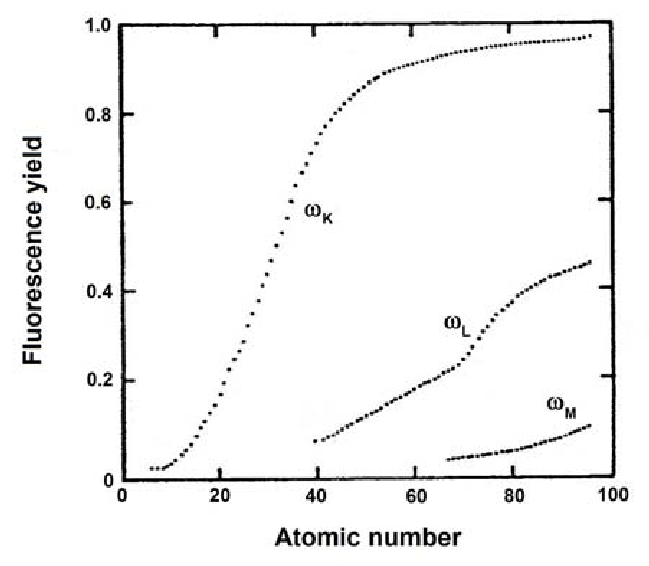
#> input picture Spectroscopy/images_SEM/fluorescenceYield3.png, 649 x 566 px, found by its file name
$ python CH4_12-Introduction_X_Rays.py
#> lines starting #> are read from the running program, lines starting #| are printed output that depends on the picture
#!/usr/bin/env python
# coding: utf-8

#
# ## Chapter 4 [Spectroscopy](CH4_00-Spectroscopy.ipynb)
#
#
# <hr style="height:1px;border-top:4px solid #FF8200" />
#
# # Introduction to X-Rays
#
#
# part of
#
# <font size = "5"> **[MSE672:  Introduction to Transmission Electron Microscopy](../_MSE672_Intro_TEM.ipynb)**</font>
#
# by Gerd Duscher, Spring 2023
#
# Microscopy Facilities<br>
# Institute of Advanced Materials & Manufacturing<br>
# Materials Science & Engineering<br>
# The University of Tennessee, Knoxville
#
# Background and methods to analysis and quantification of data acquired with transmission electron microscopes.
#

# ## Load relevant python packages
# ### Check Installed Packages

# In[1]:


import sys
from pkg_resources import get_distribution, DistributionNotFound

def test_package(package_name):
    """Test if package exists and returns version or -1"""
    try:
        version = get_distribution(package_name).version
    except (DistributionNotFound, ImportError) as err:
        version = '-1'
    return version

if test_package('pyTEMlib') < '0.2023.1.0':
    print('installing pyTEMlib')
    get_ipython().system('{sys.executable} -m pip install  --upgrade pyTEMlib -q')
print('done')


# ### Load the plotting and figure packages
# Import the python packages that we will use:
#
# Beside the basic numerical (numpy) and plotting (pylab of matplotlib) libraries,
# * three dimensional plotting
# and some libraries from the book
# * kinematic scattering library.

# In[2]:


get_ipython().run_line_magic('matplotlib', ' notebook')
import matplotlib.pyplot as plt
import numpy as np

__notebook__ = 'CH4_12-Introduction_X_Rays'
__notebook_version__ = '2023_01_22'


# ## Inelastic Scattering:
#
# When a high energy electron collides with matter there are several process going on:
#
# ![inelastic_scattering](./images/inelastic.jpg)
#

#

# In an SEM there are quite a few inelastic signals available:
# - Secondary electrons
# - X-Rays
# - Auger electrons
# - Light (photons in visible range)
#
# ## X-Rays
# Here we consider only X-Rays and Auger Electrons as those originate from competing processes:
# ![X-Ray_Auger](./images_SEM/X-Ray_Auger.jpg)
#
# The excited atom has two possibilities to return to the ground state:
#
# We consider the energy before and after the relaxation process.
# ### X-Ray branch
# The emitted photon has the energy of the energy gained in the relaxtion process. In the carbon atom case above, an electron from the 2p states relaxes to the *1s* state: from the L$_3$ to the K shell.
#
# The energy difference of a  photon is the $E_K$ - $E_L$, which is well in the X-ray range.
#
# *Please note that the transition from 2s to 1s is dipole forbidden and cannot occur.*
#
# ### Auger  branch
# The emitted electron leaves behind an atom with a closed K shell ($-E_K$) and looses two 2p electrons ($+2 E_L$. This energy will be transfered to the Auger electron as kinetic energy $ E_{kin} = E_K-2E_L$

# In[3]:


##
E_K = 284 # in eV
E_L = 7   # in eV

print(f'X-ray photon has the energy {E_K-E_L} eV')
print(f'Auger electron has the kinetic energy {E_K-2* E_L} eV')


# ## Fluorescent Yield
#
# The Auger and X-ray branches are not equally probable. In the carbon atom characteristic X-ray emission occurs at about 26% of the K-shell ionization.
#
# The fraction that of the ionization that *yields* photons is called **fluorescent yield** $\omega$.
#
# The fluorescent yield is strongly dependent on the atomic number [E.A. Preoteasa et al. 2012 – ISBN 978-1-61470-208-5]:
#
# ![fluorescentYield](./images_SEM/fluorescenceYield3.png)
#
# The fluorescent yield follows approximatively an equation  of the form:
#
# $$ \omega = \frac{Z^4}{\alpha+Z^4} $$
# with
# - $Z$: atomic number
# - $\alpha$: constant about 10$^6$ for K lines

# In[4]:


Z =  np.linspace(1,100,100)

alpha_K = 1e6
alpha_L = 6.5e7
alpha_M = 8*1e8#2.2e10
omega_K = Z**4/(alpha_K+Z**4)
omega_L = Z**4/(alpha_L+Z**4)
omega_M = Z**4/(alpha_M+Z**4)

plt.figure()
plt.plot(Z,omega_K, label='K')
plt.plot(Z,omega_L, label='L')
plt.plot(Z,omega_M, label='M')
plt.legend()
plt.xlabel('atomic number Z')
plt.ylabel('fluorescent yield $\omega$ [photons/ionization]')
plt.axhline(y=0., color='gray', linewidth=0.5);

## uncomment lines below for log scale
#plt.gca().set_yscale('log')
#plt.ylim(1e-4, 0.9)


# ## Comparison
#
# The data and formula agree quite well given the simplicty of the model.
#
#

# In[10]:


fname = './images_SEM/fluorescenceYield3.png'
im = plt.imread(fname)
#> im is the input picture: shape (566, 649, 4) float32; mean R, G, B, A 0.958, 0.958, 0.958, 1

plt.figure()

plt.imshow(im, cmap = 'gray', extent = (-25, 107,-.195,1.055))
plt.plot(Z,omega_K, label='K')
plt.plot(Z,omega_L, label='L')
plt.plot(Z,omega_M, label='M')
plt.legend()

plt.gca().set_aspect('auto')
#plt.axhline(y=0., color='gray', linewidth=0.5);
#plt.axhline(y=1., color='gray', linewidth=0.5);
#plt.axvline(x=0., color='gray', linewidth=0.5);
#plt.axvline(x=100., color='gray', linewidth=0.5);


# ## Energy Dispersive Spectrum
#
#
# An energy dispersive X-ray spectrum (EDS)contains two different parts:
# - [Characteristic X-ray peaks](./CH4_14-Characteristic_X_Rays.ipynb)
# - [Bremsstrahlung](./CH4_13-Bremsstrahlung.ipynb)
#
# ![Spectrum](./images/Spectrum.png)
#
#
# The Bremsstrahlung causes the background the characteristic X-ray peaks are sitting on.

# ## Navigation
#
# - <font size = "3">  **Next: [Bremsstrahlung](CH4_13-Bremsstrahlung.ipynb)** </font>
# - <font size = "3">  **Chapter 4: [Spectroscopy](CH4_00-Spectroscopy.ipynb)** </font>
# - <font size = "3">  **List of Content: [Front](../_MSE672_Intro_TEM.ipynb)** </font>
#

# In[ ]:
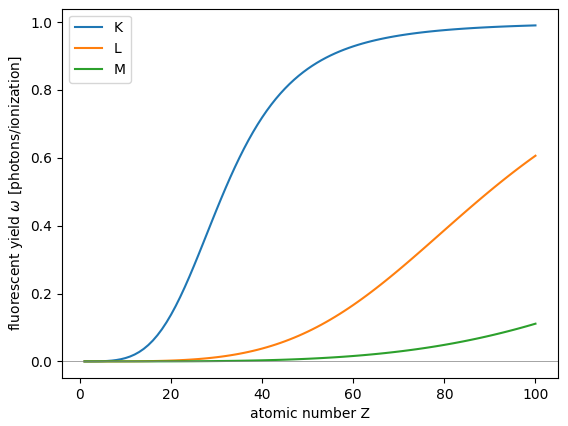
#> figure drawn by matplotlib, 1 panel; curve peaks at x = 100, y = 0.99; curve peaks at x = 100, y = 0.606; curve peaks at x = 100, y = 0.111
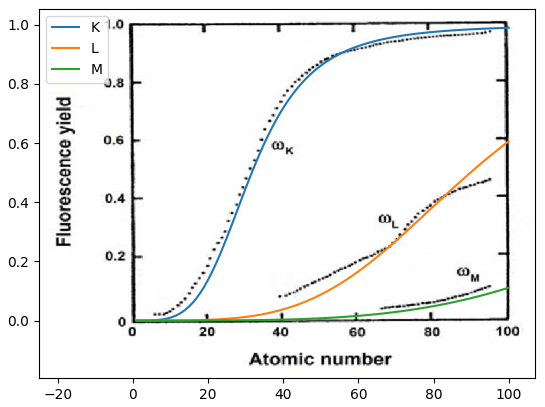
#> figure drawn by matplotlib, 1 panel

$ run again, with Spectroscopy/images/inelastic.jpg saved as Spectroscopy/images_SEM/fluorescenceYield3.png
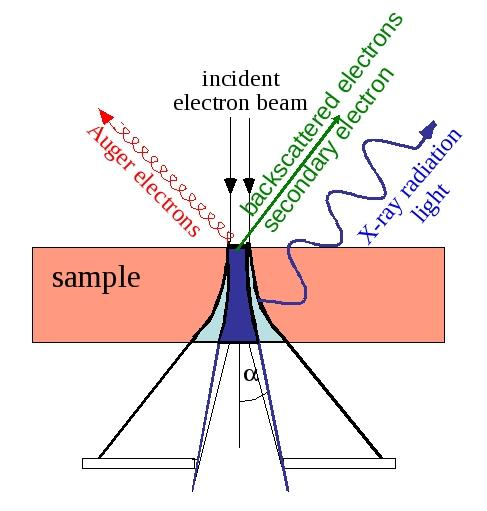
#> input picture Spectroscopy/images/inelastic.jpg, 487 x 511 px, found by its file name
#> im is the input picture: shape (511, 487, 3) float32; mean R, G, B 0.942, 0.892, 0.881
#> `# In[ ]:`:
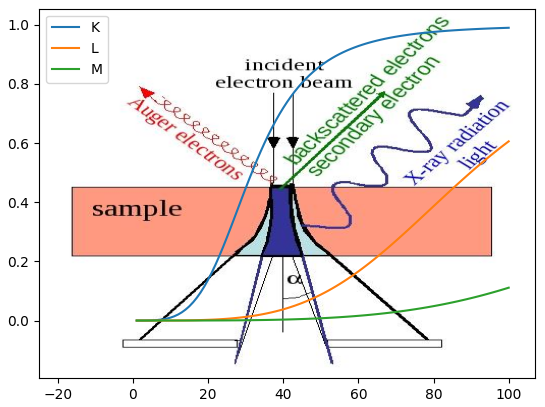
#> figure drawn by matplotlib, 1 panel

$ run again, with Spectroscopy/images_SEM/X-Ray_Auger.jpg saved as Spectroscopy/images_SEM/fluorescenceYield3.png
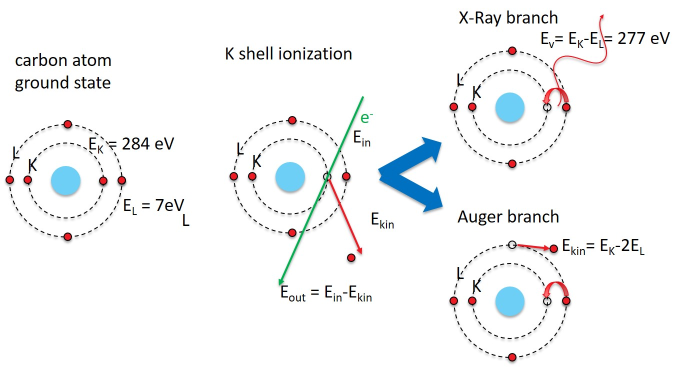
#> input picture Spectroscopy/images_SEM/X-Ray_Auger.jpg, 1363 x 734 px, found by its file name (shown at 1/2 size)
#> im is the input picture: shape (734, 1363, 3) float32; mean R, G, B 0.959, 0.964, 0.967
#> `# In[ ]:`:
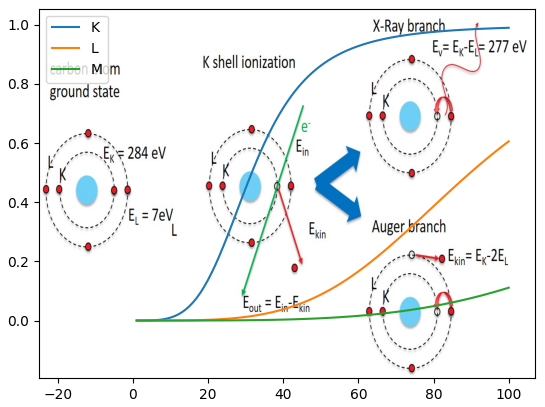
#> figure drawn by matplotlib, 1 panel

$ run again, with Spectroscopy/images/Spectrum.png copied over Spectroscopy/images_SEM/fluorescenceYield3.png
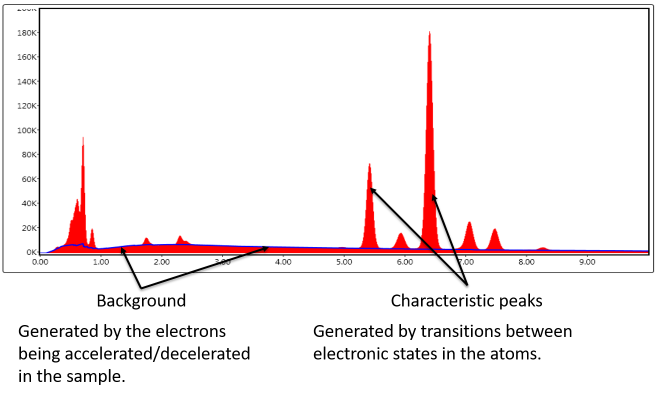
#> input picture Spectroscopy/images/Spectrum.png, 1311 x 797 px, found by its file name (shown at 1/2 size)
#> im is the input picture: shape (797, 1311, 4) float32; mean R, G, B, A 0.675, 0.65, 0.653, 0.714
#> `# In[ ]:`:
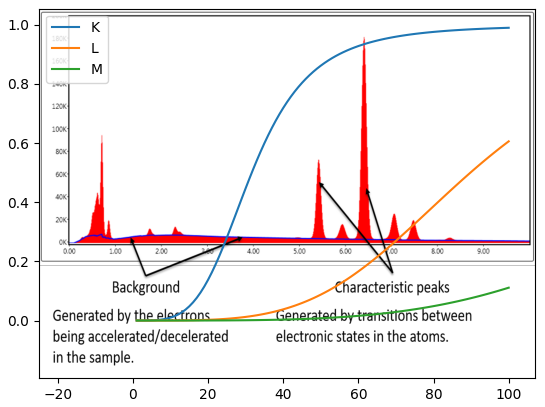
#> figure drawn by matplotlib, 1 panel
